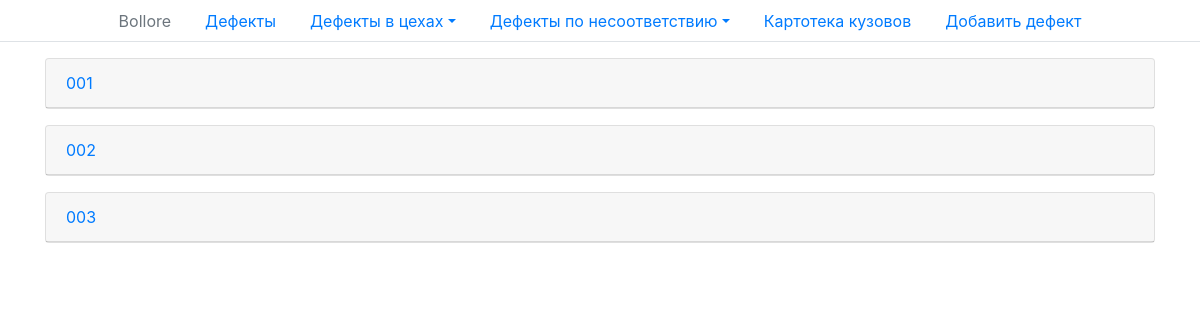
The app's page /all-bodies/ with its own data.
### defects/models.py (models this page shows, shortened)
class Bodies(models.Model):
    body_number = models.CharField(max_length=150, unique=True, verbose_name='Номер кузова')
    def get_absolute_url(self):
        return reverse('bodies', kwargs={'body_id': self.pk})
    class Meta:
        verbose_name = 'номер кузова'
        verbose_name_plural = 'Номера кузовов'

### defects/views.py (the view)
# urls.py: path('all-bodies/', all_bodies, name='all-bodies'),
def all_bodies(request):
    shops = Workshops.objects.all()
    bodies = Bodies.objects.all()
    disagreement = TypeOfMismatch.objects.all()
    context = {
        'title': 'Картотека кузовов',
        'bodies': bodies,
        'shops': shops,
        'disagreement': disagreement,
    }
    return render(request, 'defects/bodies.html', context)

### defects/models.py (called while the page is built)
    def get_absolute_url(self):
        return reverse('disagreement', kwargs={'disagreement_id': self.pk})

    def get_absolute_url(self):
        return reverse('workshops', kwargs={'shop_id': self.pk})

### defects/templates/defects/bodies.html (shortened to what this page needs)
{% extends 'base.html' %}
{% block content %}
    {% for item in bodies %}
        <div class="card mb-3">
            <div class="card-header">
                 <a href="{{ item.get_absolute_url }}">{{ item.body_number }}</a>
            </div>
        </div>
    {% endfor %}
{% endblock %}

### records on screen
Bodies: body_number "001"
Bodies: body_number "002"
Bodies: body_number "003"
